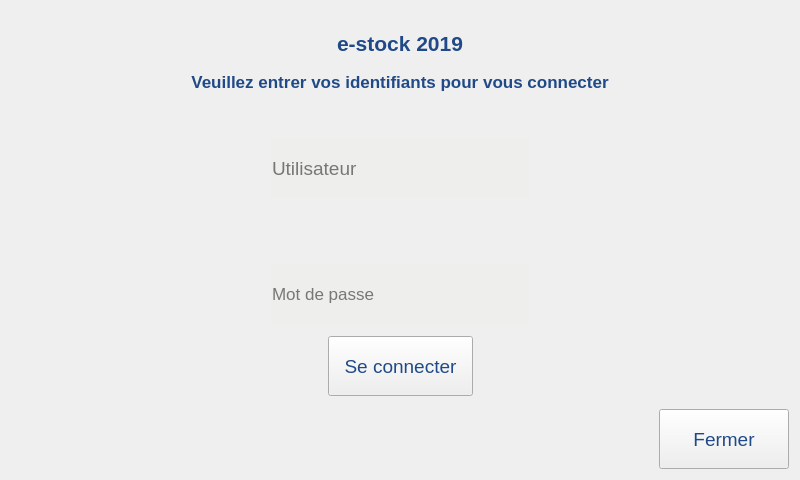
<?xml version="1.0" encoding="UTF-8"?>
<ui version="4.0">
 <class>IhmAuthentificationSansBadge</class>
 <widget class="QWidget" name="IhmAuthentificationSansBadge">
  <property name="geometry">
   <rect>
    <x>0</x>
    <y>0</y>
    <width>800</width>
    <height>480</height>
   </rect>
  </property>
  <property name="windowTitle">
   <string>e-stock 2019</string>
  </property>
  <layout class="QVBoxLayout" name="verticalLayout_2">
   <item>
    <layout class="QVBoxLayout" name="verticalLayoutSaisie">
     <property name="topMargin">
      <number>10</number>
     </property>
     <item>
      <layout class="QHBoxLayout" name="horizontalLayout">
       <property name="topMargin">
        <number>10</number>
       </property>
       <property name="bottomMargin">
        <number>10</number>
       </property>
       <item>
        <widget class="QLabel" name="label">
         <property name="font">
          <font>
           <pointsize>16</pointsize>
           <weight>75</weight>
           <bold>true</bold>
          </font>
         </property>
         <property name="styleSheet">
          <string notr="true">color: rgb(32, 74, 135)</string>
         </property>
         <property name="text">
          <string>e-stock 2019</string>
         </property>
         <property name="alignment">
          <set>Qt::AlignCenter</set>
         </property>
        </widget>
       </item>
      </layout>
     </item>
     <item>
      <widget class="QLabel" name="labelMessagAuthentificatioSansBadge">
       <property name="font">
        <font>
         <pointsize>13</pointsize>
        </font>
       </property>
       <property name="toolTip">
        <string>&lt;html&gt;&lt;head/&gt;&lt;body&gt;&lt;p&gt;&lt;br/&gt;&lt;/p&gt;&lt;/body&gt;&lt;/html&gt;</string>
       </property>
       <property name="whatsThis">
        <string>&lt;html&gt;&lt;head/&gt;&lt;body&gt;&lt;p align=&quot;center&quot;&gt;&lt;br/&gt;&lt;/p&gt;&lt;/body&gt;&lt;/html&gt;</string>
       </property>
       <property name="layoutDirection">
        <enum>Qt::RightToLeft</enum>
       </property>
       <property name="styleSheet">
        <string notr="true">color: rgb(32, 74, 135)</string>
       </property>
       <property name="text">
        <string>&lt;html&gt;&lt;head/&gt;&lt;body&gt;&lt;p align=&quot;center&quot;&gt;&lt;span style=&quot; font-weight:600;&quot;&gt;Veuillez entrer vos identifiants pour vous connecter&lt;/span&gt;&lt;/p&gt;&lt;/body&gt;&lt;/html&gt;</string>
       </property>
       <property name="wordWrap">
        <bool>true</bool>
       </property>
      </widget>
     </item>
     <item>
      <spacer name="verticalSpacer_5">
       <property name="orientation">
        <enum>Qt::Vertical</enum>
       </property>
       <property name="sizeHint" stdset="0">
        <size>
         <width>20</width>
         <height>40</height>
        </size>
       </property>
      </spacer>
     </item>
     <item>
      <layout class="QHBoxLayout" name="horizontalLayoutSaisieUtilisateur">
       <property name="topMargin">
        <number>0</number>
       </property>
       <item>
        <spacer name="horizontalSpacer_5">
         <property name="orientation">
          <enum>Qt::Horizontal</enum>
         </property>
         <property name="sizeHint" stdset="0">
          <size>
           <width>40</width>
           <height>20</height>
          </size>
         </property>
        </spacer>
       </item>
       <item>
        <widget class="QLineEdit" name="lineEditAuthentification">
         <property name="sizePolicy">
          <sizepolicy hsizetype="Expanding" vsizetype="Fixed">
           <horstretch>0</horstretch>
           <verstretch>0</verstretch>
          </sizepolicy>
         </property>
         <property name="minimumSize">
          <size>
           <width>0</width>
           <height>60</height>
          </size>
         </property>
         <property name="font">
          <font>
           <pointsize>14</pointsize>
          </font>
         </property>
         <property name="focusPolicy">
          <enum>Qt::StrongFocus</enum>
         </property>
         <property name="styleSheet">
          <string notr="true">background-color: rgb(238, 238, 236);</string>
         </property>
         <property name="inputMask">
          <string/>
         </property>
         <property name="text">
          <string/>
         </property>
         <property name="frame">
          <bool>false</bool>
         </property>
         <property name="dragEnabled">
          <bool>false</bool>
         </property>
         <property name="readOnly">
          <bool>false</bool>
         </property>
         <property name="placeholderText">
          <string>Utilisateur</string>
         </property>
         <property name="clearButtonEnabled">
          <bool>true</bool>
         </property>
        </widget>
       </item>
       <item>
        <spacer name="horizontalSpacer_4">
         <property name="orientation">
          <enum>Qt::Horizontal</enum>
         </property>
         <property name="sizeHint" stdset="0">
          <size>
           <width>40</width>
           <height>20</height>
          </size>
         </property>
        </spacer>
       </item>
      </layout>
     </item>
     <item>
      <spacer name="verticalSpacer_4">
       <property name="orientation">
        <enum>Qt::Vertical</enum>
       </property>
       <property name="sizeHint" stdset="0">
        <size>
         <width>20</width>
         <height>40</height>
        </size>
       </property>
      </spacer>
     </item>
     <item>
      <widget class="QLabel" name="labelErreurConnection">
       <property name="text">
        <string/>
       </property>
       <property name="alignment">
        <set>Qt::AlignCenter</set>
       </property>
      </widget>
     </item>
     <item>
      <layout class="QHBoxLayout" name="horizontalLayoutSaisiePassword">
       <property name="topMargin">
        <number>0</number>
       </property>
       <item>
        <spacer name="horizontalSpacer_6">
         <property name="orientation">
          <enum>Qt::Horizontal</enum>
         </property>
         <property name="sizeHint" stdset="0">
          <size>
           <width>40</width>
           <height>20</height>
          </size>
         </property>
        </spacer>
       </item>
       <item>
        <widget class="QLineEdit" name="lineEditMotDePasse">
         <property name="sizePolicy">
          <sizepolicy hsizetype="Expanding" vsizetype="Fixed">
           <horstretch>0</horstretch>
           <verstretch>0</verstretch>
          </sizepolicy>
         </property>
         <property name="minimumSize">
          <size>
           <width>0</width>
           <height>60</height>
          </size>
         </property>
         <property name="font">
          <font>
           <pointsize>13</pointsize>
          </font>
         </property>
         <property name="styleSheet">
          <string notr="true">background-color: rgb(238, 238, 236);</string>
         </property>
         <property name="text">
          <string/>
         </property>
         <property name="frame">
          <bool>false</bool>
         </property>
         <property name="readOnly">
          <bool>false</bool>
         </property>
         <property name="placeholderText">
          <string>Mot de passe</string>
         </property>
         <property name="clearButtonEnabled">
          <bool>true</bool>
         </property>
        </widget>
       </item>
       <item>
        <spacer name="horizontalSpacer_7">
         <property name="orientation">
          <enum>Qt::Horizontal</enum>
         </property>
         <property name="sizeHint" stdset="0">
          <size>
           <width>40</width>
           <height>20</height>
          </size>
         </property>
        </spacer>
       </item>
      </layout>
     </item>
    </layout>
   </item>
   <item>
    <spacer name="verticalSpacer">
     <property name="orientation">
      <enum>Qt::Vertical</enum>
     </property>
     <property name="sizeHint" stdset="0">
      <size>
       <width>20</width>
       <height>40</height>
      </size>
     </property>
    </spacer>
   </item>
   <item>
    <layout class="QHBoxLayout" name="horizontalLayoutBouton">
     <property name="bottomMargin">
      <number>0</number>
     </property>
     <item>
      <spacer name="horizontalSpacer_2">
       <property name="orientation">
        <enum>Qt::Horizontal</enum>
       </property>
       <property name="sizeHint" stdset="0">
        <size>
         <width>40</width>
         <height>20</height>
        </size>
       </property>
      </spacer>
     </item>
     <item>
      <widget class="QPushButton" name="boutonConnexion">
       <property name="minimumSize">
        <size>
         <width>145</width>
         <height>60</height>
        </size>
       </property>
       <property name="font">
        <font>
         <pointsize>14</pointsize>
        </font>
       </property>
       <property name="styleSheet">
        <string notr="true">color: rgb(32, 74, 135)</string>
       </property>
       <property name="text">
        <string>Se connecter</string>
       </property>
       <property name="iconSize">
        <size>
         <width>10</width>
         <height>10</height>
        </size>
       </property>
       <property name="autoRepeatDelay">
        <number>300</number>
       </property>
      </widget>
     </item>
     <item>
      <spacer name="horizontalSpacer_3">
       <property name="orientation">
        <enum>Qt::Horizontal</enum>
       </property>
       <property name="sizeHint" stdset="0">
        <size>
         <width>40</width>
         <height>20</height>
        </size>
       </property>
      </spacer>
     </item>
    </layout>
   </item>
   <item>
    <spacer name="verticalSpacer_3">
     <property name="orientation">
      <enum>Qt::Vertical</enum>
     </property>
     <property name="sizeHint" stdset="0">
      <size>
       <width>20</width>
       <height>40</height>
      </size>
     </property>
    </spacer>
   </item>
   <item>
    <layout class="QHBoxLayout" name="horizontalLayoutFin">
     <item>
      <spacer name="horizontalSpacer">
       <property name="orientation">
        <enum>Qt::Horizontal</enum>
       </property>
       <property name="sizeHint" stdset="0">
        <size>
         <width>40</width>
         <height>20</height>
        </size>
       </property>
      </spacer>
     </item>
     <item>
      <widget class="QPushButton" name="boutonFermeture">
       <property name="minimumSize">
        <size>
         <width>130</width>
         <height>60</height>
        </size>
       </property>
       <property name="font">
        <font>
         <pointsize>14</pointsize>
        </font>
       </property>
       <property name="styleSheet">
        <string notr="true">color: rgb(32, 74, 135)</string>
       </property>
       <property name="text">
        <string>Fermer</string>
       </property>
      </widget>
     </item>
    </layout>
   </item>
  </layout>
 </widget>
 <resources/>
 <connections/>
</ui>
